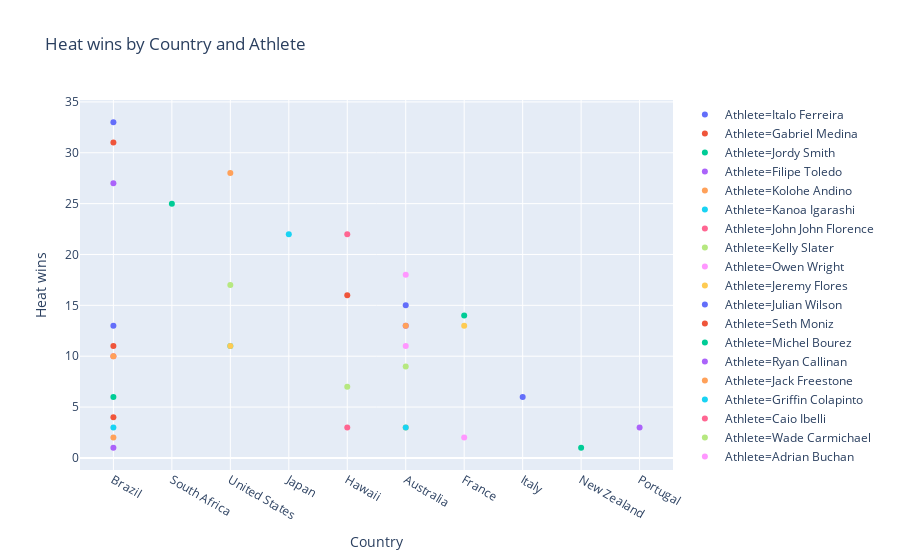

Notebook source saved alongside this figure:
### Code cell
fig = px.scatter(fff, x='Country',y='Heat wins', color='Athlete', title='Heat wins by Country and Athlete')
fig.show()

### Figure 1 — Plotly figure (JSON) as saved in the notebook; plotly's stock layout.template omitted (floating-point values rounded to 4 significant figures)
{"data": [{"hoverlabel": {"namelength": 0}, "hovertemplate": "Athlete=Italo Ferreira<br>Country=%{x}<br>Heat wins=%{y}", "legendgroup": "Athlete=Italo Ferreira", "marker": {"color": "#636efa", "symbol": "circle"}, "mode": "markers", "name": "Athlete=Italo Ferreira", "showlegend": true, "type": "scatter", "x": ["Brazil"], "xaxis": "x", "y": [33], "yaxis": "y"}, {"hoverlabel": {"namelength": 0}, "hovertemplate": "Athlete=Gabriel Medina<br>Country=%{x}<br>Heat wins=%{y}", "legendgroup": "Athlete=Gabriel Medina", "marker": {"color": "#EF553B", "symbol": "circle"}, "mode": "markers", "name": "Athlete=Gabriel Medina", "showlegend": true, "type": "scatter", "x": ["Brazil"], "xaxis": "x", "y": [31], "yaxis": "y"}, {"hoverlabel": {"namelength": 0}, "hovertemplate": "Athlete=Jordy Smith<br>Country=%{x}<br>Heat wins=%{y}", "legendgroup": "Athlete=Jordy Smith", "marker": {"color": "#00cc96", "symbol": "circle"}, "mode": "markers", "name": "Athlete=Jordy Smith", "showlegend": true, "type": "scatter", "x": ["South Africa"], "xaxis": "x", "y": [25], "yaxis": "y"}, {"hoverlabel": {"namelength": 0}, "hovertemplate": "Athlete=Filipe Toledo<br>Country=%{x}<br>Heat wins=%{y}", "legendgroup": "Athlete=Filipe Toledo", "marker": {"color": "#ab63fa", "symbol": "circle"}, "mode": "markers", "name": "Athlete=Filipe Toledo", "showlegend": true, "type": "scatter", "x": ["Brazil"], "xaxis": "x", "y": [27], "yaxis": "y"}, {"hoverlabel": {"namelength": 0}, "hovertemplate": "Athlete=Kolohe Andino<br>Country=%{x}<br>Heat wins=%{y}", "legendgroup": "Athlete=Kolohe Andino", "marker": {"color": "#FFA15A", "symbol": "circle"}, "mode": "markers", "name": "Athlete=Kolohe Andino", "showlegend": true, "type": "scatter", "x": ["United States"], "xaxis": "x", "y": [28], "yaxis": "y"}, {"hoverlabel": {"namelength": 0}, "hovertemplate": "Athlete=Kanoa Igarashi<br>Country=%{x}<br>Heat wins=%{y}", "legendgroup": "Athlete=Kanoa Igarashi", "marker": {"color": "#19d3f3", "symbol": "circle"}, "mode": "markers", "name": "Athlete=Kanoa Igarashi", "showlegend": true, "type": "scatter", "x": ["Japan"], "xaxis": "x", "y": [22], "yaxis": "y"}, {"hoverlabel": {"namelength": 0}, "hovertemplate": "Athlete=John John Florence<br>Country=%{x}<br>Heat wins=%{y}", "legendgroup": "Athlete=John John Florence", "marker": {"color": "#FF6692", "symbol": "circle"}, "mode": "markers", "name": "Athlete=John John Florence", "showlegend": true, "type": "scatter", "x": ["Hawaii"], "xaxis": "x", "y": [22], "yaxis": "y"}, {"hoverlabel": {"namelength": 0}, "hovertemplate": "Athlete=Kelly Slater<br>Country=%{x}<br>Heat wins=%{y}", "legendgroup": "Athlete=Kelly Slater", "marker": {"color": "#B6E880", "symbol": "circle"}, "mode": "markers", "name": "Athlete=Kelly Slater", "showlegend": true, "type": "scatter", "x": ["United States"], "xaxis": "x", "y": [17], "yaxis": "y"}, {"hoverlabel": {"namelength": 0}, "hovertemplate": "Athlete=Owen Wright<br>Country=%{x}<br>Heat wins=%{y}", "legendgroup": "Athlete=Owen Wright", "marker": {"color": "#FF97FF", "symbol": "circle"}, "mode": "markers", "name": "Athlete=Owen Wright", "showlegend": true, "type": "scatter", "x": ["Australia"], "xaxis": "x", "y": [18], "yaxis": "y"}, {"hoverlabel": {"namelength": 0}, "hovertemplate": "Athlete=Jeremy Flores<br>Country=%{x}<br>Heat wins=%{y}", "legendgroup": "Athlete=Jeremy Flores", "marker": {"color": "#FECB52", "symbol": "circle"}, "mode": "markers", "name": "Athlete=Jeremy Flores", "showlegend": true, "type": "scatter", "x": ["France"], "xaxis": "x", "y": [13], "yaxis": "y"}, {"hoverlabel": {"namelength": 0}, "hovertemplate": "Athlete=Julian Wilson<br>Country=%{x}<br>Heat wins=%{y}", "legendgroup": "Athlete=Julian Wilson", "marker": {"color": "#636efa", "symbol": "circle"}, "mode": "markers", "name": "Athlete=Julian Wilson", "showlegend": true, "type": "scatter", "x": ["Australia"], "xaxis": "x", "y": [15], "yaxis": "y"}, {"hoverlabel": {"namelength": 0}, "hovertemplate": "Athlete=Seth Moniz<br>Country=%{x}<br>Heat wins=%{y}", "legendgroup": "Athlete=Seth Moniz", "marker": {"color": "#EF553B", "symbol": "circle"}, "mode": "markers", "name": "Athlete=Seth Moniz", "showlegend": true, "type": "scatter", "x": ["Hawaii"], "xaxis": "x", "y": [16], "yaxis": "y"}, {"hoverlabel": {"namelength": 0}, "hovertemplate": "Athlete=Michel Bourez<br>Country=%{x}<br>Heat wins=%{y}", "legendgroup": "Athlete=Michel Bourez", "marker": {"color": "#00cc96", "symbol": "circle"}, "mode": "markers", "name": "Athlete=Michel Bourez", "showlegend": true, "type": "scatter", "x": ["France"], "xaxis": "x", "y": [14], "yaxis": "y"}, {"hoverlabel": {"namelength": 0}, "hovertemplate": "Athlete=Ryan Callinan<br>Country=%{x}<br>Heat wins=%{y}", "legendgroup": "Athlete=Ryan Callinan", "marker": {"color": "#ab63fa", "symbol": "circle"}, "mode": "markers", "name": "Athlete=Ryan Callinan", "showlegend": true, "type": "scatter", "x": ["Australia"], "xaxis": "x", "y": [13], "yaxis": "y"}, {"hoverlabel": {"namelength": 0}, "hovertemplate": "Athlete=Jack Freestone<br>Country=%{x}<br>Heat wins=%{y}", "legendgroup": "Athlete=Jack Freestone", "marker": {"color": "#FFA15A", "symbol": "circle"}, "mode": "markers", "name": "Athlete=Jack Freestone", "showlegend": true, "type": "scatter", "x": ["Australia"], "xaxis": "x", "y": [13], "yaxis": "y"}, {"hoverlabel": {"namelength": 0}, "hovertemplate": "Athlete=Griffin Colapinto<br>Country=%{x}<br>Heat wins=%{y}", "legendgroup": "Athlete=Griffin Colapinto", "marker": {"color": "#19d3f3", "symbol": "circle"}, "mode": "markers", "name": "Athlete=Griffin Colapinto", "showlegend": true, "type": "scatter", "x": ["United States"], "xaxis": "x", "y": [11], "yaxis": "y"}, {"hoverlabel": {"namelength": 0}, "hovertemplate": "Athlete=Caio Ibelli<br>Country=%{x}<br>Heat wins=%{y}", "legendgroup": "Athlete=Caio Ibelli", "marker": {"color": "#FF6692", "symbol": "circle"}, "mode": "markers", "name": "Athlete=Caio Ibelli", "showlegend": true, "type": "scatter", "x": ["Brazil"], "xaxis": "x", "y": [10], "yaxis": "y"}, {"hoverlabel": {"namelength": 0}, "hovertemplate": "Athlete=Wade Carmichael<br>Country=%{x}<br>Heat wins=%{y}", "legendgroup": "Athlete=Wade Carmichael", "marker": {"color": "#B6E880", "symbol": "circle"}, "mode": "markers", "name": "Athlete=Wade Carmichael", "showlegend": true, "type": "scatter", "x": ["Australia"], "xaxis": "x", "y": [9], "yaxis": "y"}, {"hoverlabel": {"namelength": 0}, "hovertemplate": "Athlete=Adrian Buchan<br>Country=%{x}<br>Heat wins=%{y}", "legendgroup": "Athlete=Adrian Buchan", "marker": {"color": "#FF97FF", "symbol": "circle"}, "mode": "markers", "name": "Athlete=Adrian Buchan", "showlegend": true, "type": "scatter", "x": ["Australia"], "xaxis": "x", "y": [11], "yaxis": "y"}, {"hoverlabel": {"namelength": 0}, "hovertemplate": "Athlete=Conner Coffin<br>Country=%{x}<br>Heat wins=%{y}", "legendgroup": "Athlete=Conner Coffin", "marker": {"color": "#FECB52", "symbol": "circle"}, "mode": "markers", "name": "Athlete=Conner Coffin", "showlegend": true, "type": "scatter", "x": ["United States"], "xaxis": "x", "y": [11], "yaxis": "y"}, {"hoverlabel": {"namelength": 0}, "hovertemplate": "Athlete=Peterson Crisanto<br>Country=%{x}<br>Heat wins=%{y}", "legendgroup": "Athlete=Peterson Crisanto", "marker": {"color": "#636efa", "symbol": "circle"}, "mode": "markers", "name": "Athlete=Peterson Crisanto", "showlegend": true, "type": "scatter", "x": ["Brazil"], "xaxis": "x", "y": [13], "yaxis": "y"}, {"hoverlabel": {"namelength": 0}, "hovertemplate": "Athlete=Yago Dora<br>Country=%{x}<br>Heat wins=%{y}", "legendgroup": "Athlete=Yago Dora", "marker": {"color": "#EF553B", "symbol": "circle"}, "mode": "markers", "name": "Athlete=Yago Dora", "showlegend": true, "type": "scatter", "x": ["Brazil"], "xaxis": "x", "y": [11], "yaxis": "y"}, {"hoverlabel": {"namelength": 0}, "hovertemplate": "Athlete=Deivid Silva<br>Country=%{x}<br>Heat wins=%{y}", "legendgroup": "Athlete=Deivid Silva", "marker": {"color": "#00cc96", "symbol": "circle"}, "mode": "markers", "name": "Athlete=Deivid Silva", "showlegend": true, "type": "scatter", "x": ["Brazil"], "xaxis": "x", "y": [6], "yaxis": "y"}, {"hoverlabel": {"namelength": 0}, "hovertemplate": "Athlete=Willian Cardoso<br>Country=%{x}<br>Heat wins=%{y}", "legendgroup": "Athlete=Willian Cardoso", "marker": {"color": "#ab63fa", "symbol": "circle"}, "mode": "markers", "name": "Athlete=Willian Cardoso", "showlegend": true, "type": "scatter", "x": ["Brazil"], "xaxis": "x", "y": [1], "yaxis": "y"}, {"hoverlabel": {"namelength": 0}, "hovertemplate": "Athlete=Jesse Mendes<br>Country=%{x}<br>Heat wins=%{y}", "legendgroup": "Athlete=Jesse Mendes", "marker": {"color": "#FFA15A", "symbol": "circle"}, "mode": "markers", "name": "Athlete=Jesse Mendes", "showlegend": true, "type": "scatter", "x": ["Brazil"], "xaxis": "x", "y": [10], "yaxis": "y"}, {"hoverlabel": {"namelength": 0}, "hovertemplate": "Athlete=Michael Rodrigues<br>Country=%{x}<br>Heat wins=%{y}", "legendgroup": "Athlete=Michael Rodrigues", "marker": {"color": "#19d3f3", "symbol": "circle"}, "mode": "markers", "name": "Athlete=Michael Rodrigues", "showlegend": true, "type": "scatter", "x": ["Brazil"], "xaxis": "x", "y": [3], "yaxis": "y"}, {"hoverlabel": {"namelength": 0}, "hovertemplate": "Athlete=Sebastian Zietz<br>Country=%{x}<br>Heat wins=%{y}", "legendgroup": "Athlete=Sebastian Zietz", "marker": {"color": "#FF6692", "symbol": "circle"}, "mode": "markers", "name": "Athlete=Sebastian Zietz", "showlegend": true, "type": "scatter", "x": ["Hawaii"], "xaxis": "x", "y": [3], "yaxis": "y"}, {"hoverlabel": {"namelength": 0}, "hovertemplate": "Athlete=Ezekiel Lau<br>Country=%{x}<br>Heat wins=%{y}", "legendgroup": "Athlete=Ezekiel Lau", "marker": {"color": "#B6E880", "symbol": "circle"}, "mode": "markers", "name": "Athlete=Ezekiel Lau", "showlegend": true, "type": "scatter", "x": ["Hawaii"], "xaxis": "x", "y": [7], "yaxis": "y"}, {"hoverlabel": {"namelength": 0}, "hovertemplate": "Athlete=Joan Duru<br>Country=%{x}<br>Heat wins=%{y}", "legendgroup": "Athlete=Joan Duru", "marker": {"color": "#FF97FF", "symbol": "circle"}, "mode": "markers", "name": "Athlete=Joan Duru", "showlegend": true, "type": "scatter", "x": ["France"], "xaxis": "x", "y": [2], "yaxis": "y"}, {"hoverlabel": {"namelength": 0}, "hovertemplate": "Athlete=Soli Bailey<br>Country=%{x}<br>Heat wins=%{y}", "legendgroup": "Athlete=Soli Bailey", "marker": {"color": "#FECB52", "symbol": "circle"}, "mode": "markers", "name": "Athlete=Soli Bailey", "showlegend": true, "type": "scatter", "x": ["Australia"], "xaxis": "x", "y": [3], "yaxis": "y"}, {"hoverlabel": {"namelength": 0}, "hovertemplate": "Athlete=Leonardo Fioravanti<br>Country=%{x}<br>Heat wins=%{y}", "legendgroup": "Athlete=Leonardo Fioravanti", "marker": {"color": "#636efa", "symbol": "circle"}, "mode": "markers", "name": "Athlete=Leonardo Fioravanti", "showlegend": true, "type": "scatter", "x": ["Italy"], "xaxis": "x", "y": [6], "yaxis": "y"}, {"hoverlabel": {"namelength": 0}, "hovertemplate": "Athlete=Jadson Andre<br>Country=%{x}<br>Heat wins=%{y}", "legendgroup": "Athlete=Jadson Andre", "marker": {"color": "#EF553B", "symbol": "circle"}, "mode": "markers", "name": "Athlete=Jadson Andre", "showlegend": true, "type": "scatter", "x": ["Brazil"], "xaxis": "x", "y": [4], "yaxis": "y"}, {"hoverlabel": {"namelength": 0}, "hovertemplate": "Athlete=Ricardo Christie<br>Country=%{x}<br>Heat wins=%{y}", "legendgroup": "Athlete=Ricardo Christie", "marker": {"color": "#00cc96", "symbol": "circle"}, "mode": "markers", "name": "Athlete=Ricardo Christie", "showlegend": true, "type": "scatter", "x": ["New Zealand"], "xaxis": "x", "y": [1], "yaxis": "y"}, {"hoverlabel": {"namelength": 0}, "hovertemplate": "Athlete=Frederico Morais<br>Country=%{x}<br>Heat wins=%{y}", "legendgroup": "Athlete=Frederico Morais", "marker": {"color": "#ab63fa", "symbol": "circle"}, "mode": "markers", "name": "Athlete=Frederico Morais", "showlegend": true, "type": "scatter", "x": ["Portugal"], "xaxis": "x", "y": [3], "yaxis": "y"}, {"hoverlabel": {"namelength": 0}, "hovertemplate": "Athlete=Adriano de Souza<br>Country=%{x}<br>Heat wins=%{y}", "legendgroup": "Athlete=Adriano de Souza", "marker": {"color": "#FFA15A", "symbol": "circle"}, "mode": "markers", "name": "Athlete=Adriano de Souza", "showlegend": true, "type": "scatter", "x": ["Brazil"], "xaxis": "x", "y": [2], "yaxis": "y"}, {"hoverlabel": {"namelength": 0}, "hovertemplate": "Athlete=Mikey Wright<br>Country=%{x}<br>Heat wins=%{y}", "legendgroup": "Athlete=Mikey Wright", "marker": {"color": "#19d3f3", "symbol": "circle"}, "mode": "markers", "name": "Athlete=Mikey Wright", "showlegend": true, "type": "scatter", "x": ["Australia"], "xaxis": "x", "y": [3], "yaxis": "y"}], "layout": {"legend": {"tracegroupgap": 0}, "title": {"text": "Heat wins by Country and Athlete"}, "xaxis": {"anchor": "y", "domain": [0, 1], "title": {"text": "Country"}}, "yaxis": {"anchor": "x", "domain": [0, 1], "title": {"text": "Heat wins"}}}}
